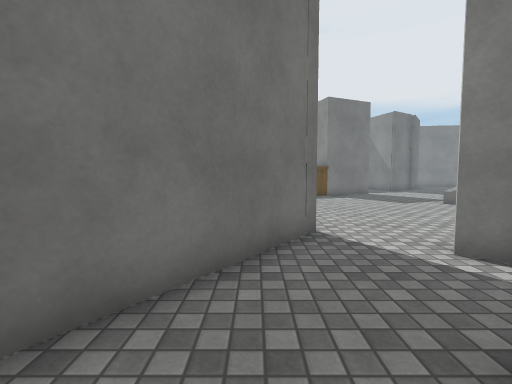
[1] (above)

24 first-person views from a walk through a 3-D level made in the Unity game engine. The camera is 1.3 m above the floor, tilts 4° down and sees 85° across. The floor is counted in squares, 1 m on a side. Each view is taken from the middle of a square. On the plan, view 1 faces up. The plan holds only what a view shows up to about 13 squares ahead; the rest is blank. The player is left out. Some surface patterns are stand-ins.

[2]
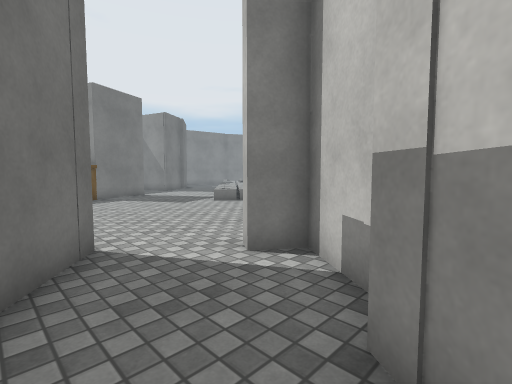

[3]
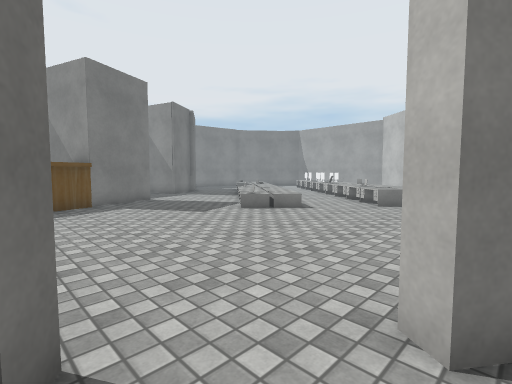

[4]
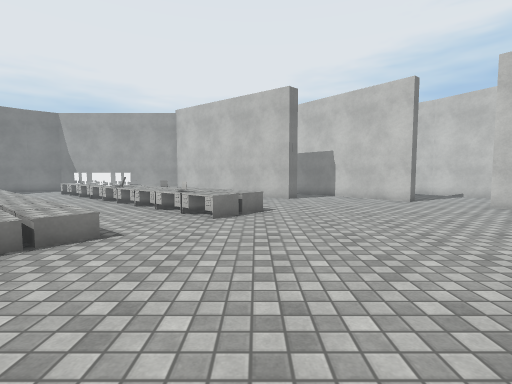

[5]
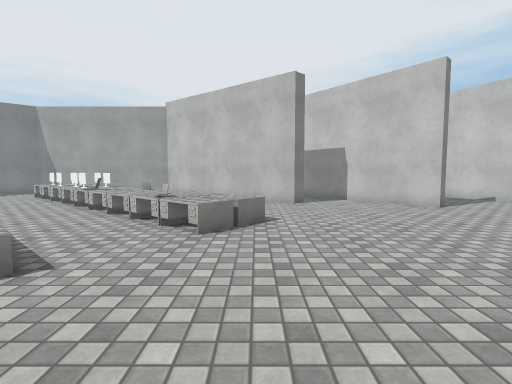

[6]
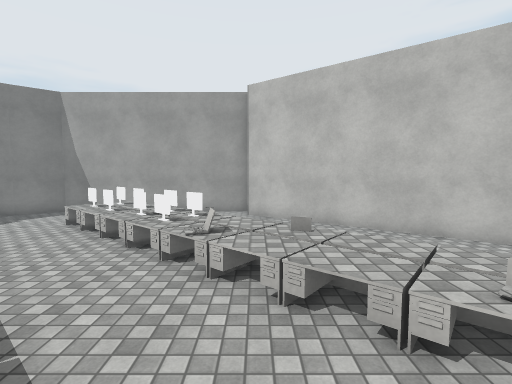

[7]
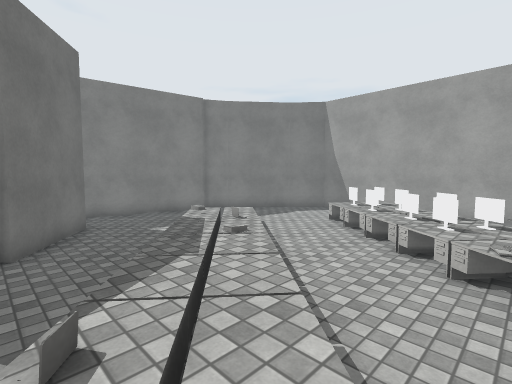

[8]
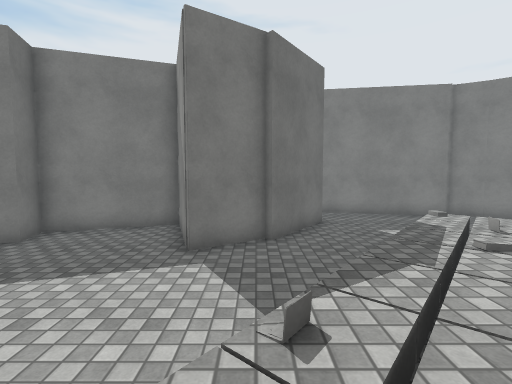

[9]
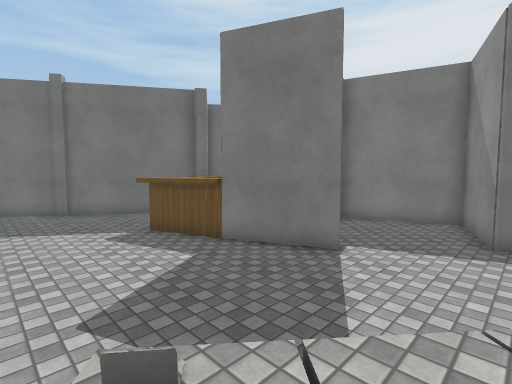

[10]
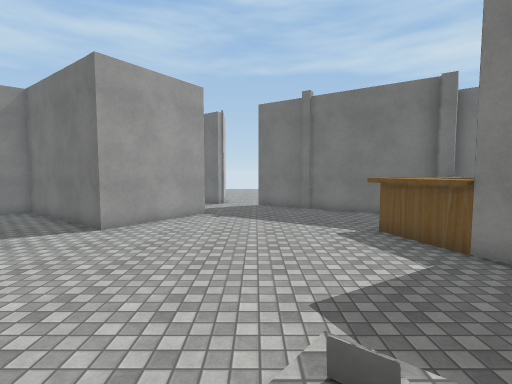

[11]
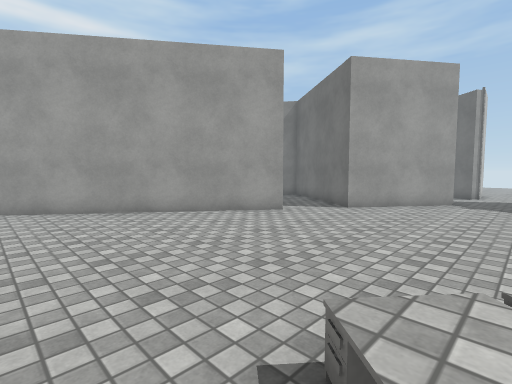

[12]
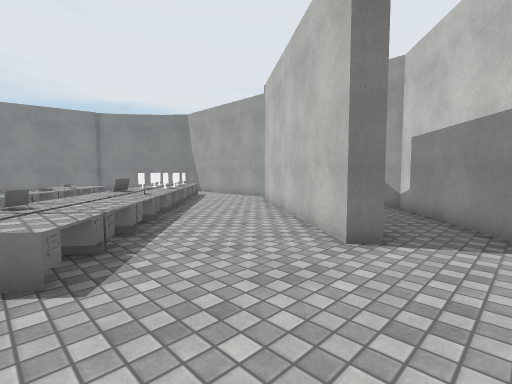

[13]
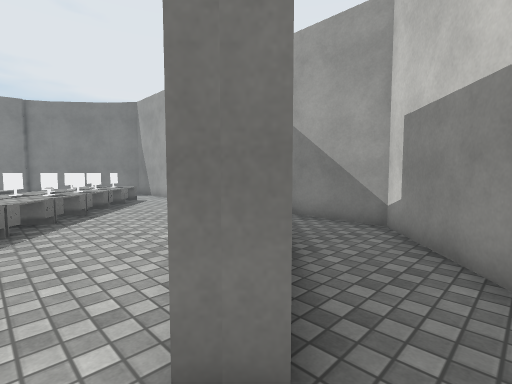

[14]
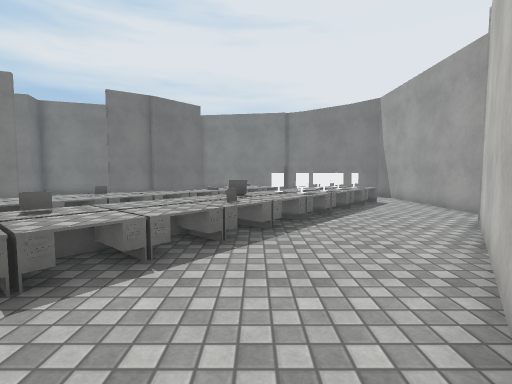

[15]
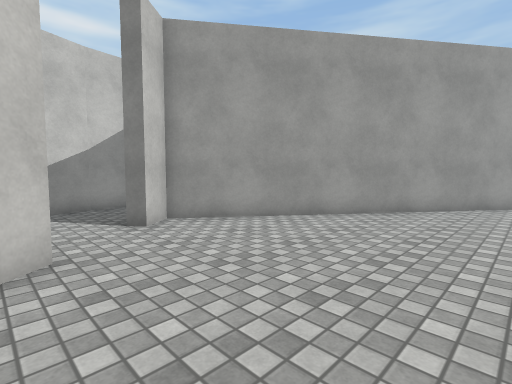

[16]
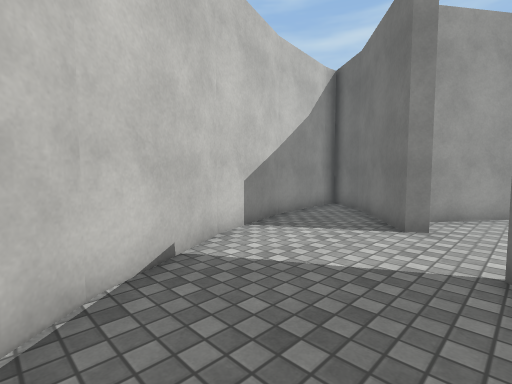

[17]
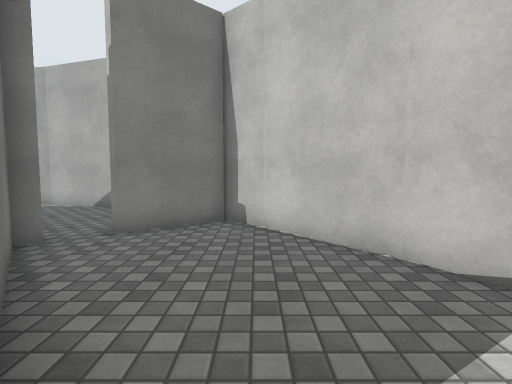

[18]
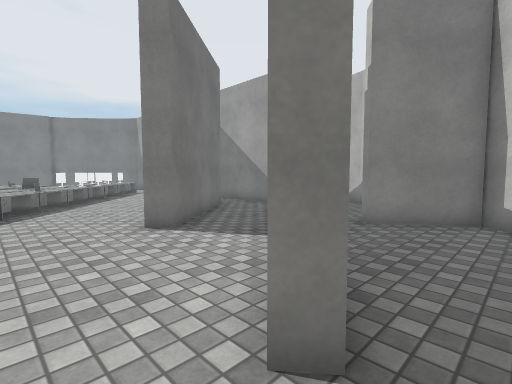

[19]
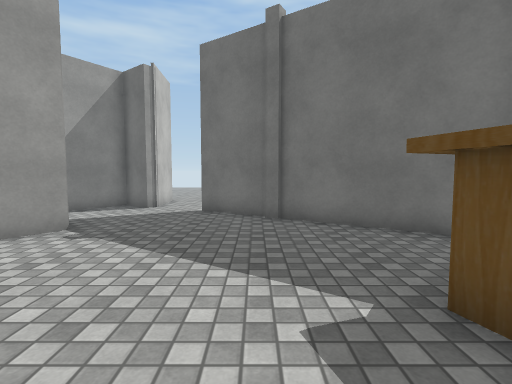

[20]
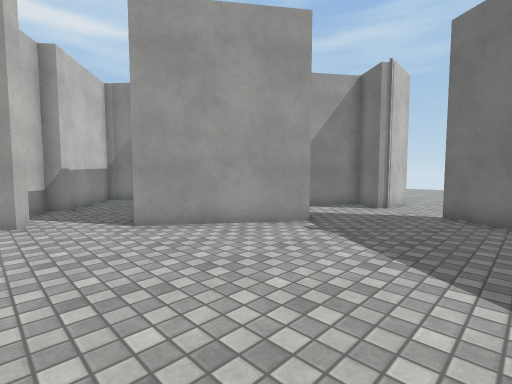

[21]
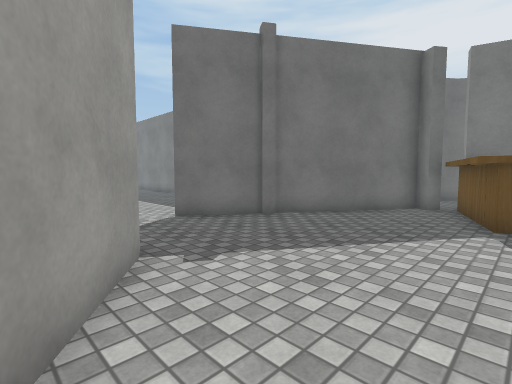

[22]
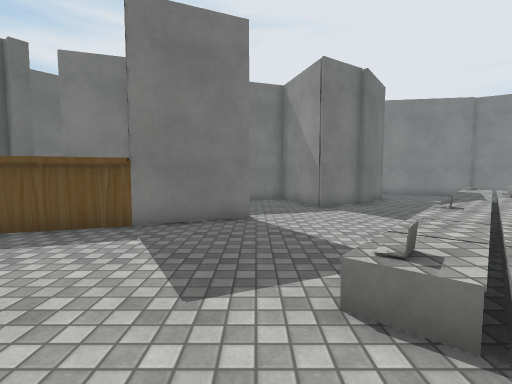

[23]
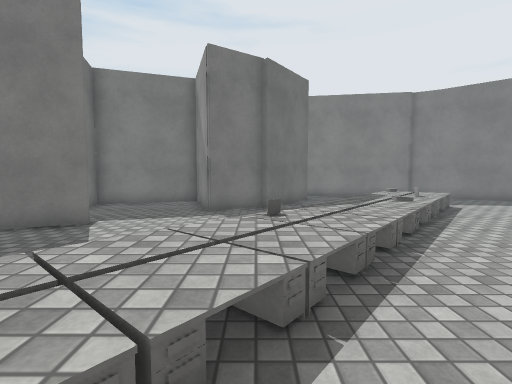

[24]
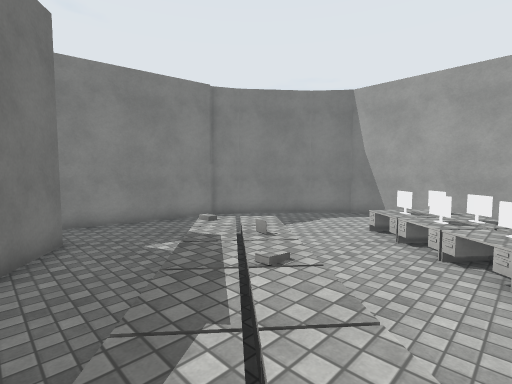

### Floor plan
Key: @ floor where view 1 was taken; # wall or solid block; . floor; / step, stairs or slope; L laptop; E desk; C computer; O other object.
Columns run from 10 left of view 1 to 24 right of it. Each row starts with its distance up from view 1.
 26                         ###
 25                         ..######
 24                         .......##
 23                  ###  ##........##
 22               ####.#  #...O .....##
 21               #....####...   .....#
 20               #....##....////.....#
 19                .........////......#
 18          #O     .......////...EC..#
 17         # OOO   #...../ //...ECOE.#
 16        ##..OOO###..... //....CCE..#
 15        #...OOO....... ///...ECE...#
 14       ##............ ///...ECC....#
 13 ..   ##............////...LLEE....#
 12 .... #............////...EEEE....##
 11   ...#............///...EELL....##
 10 .......................LLEE....##
  9 .###...................LEE.....#..#
  8   #.... ##............EEE.....###.#
  7   ##..   ##............EE....###..#
  6    ##     ##................##...##
  5           ##................#...##
  4          ##..##................##
  3          #....###.............##.
  2        ###..### ##...........##.#
  1        #....#    ###.......###..##
  0        ##.@##      ##......#.....#
 -1           ##        ##...........#
 -2                      ####.......##
 -3                       ##.......##
 -4                      ##......###
 -5                      #....####
 -6                      ######

Where each view was taken, in squares from view 1:
view 1: 0 up, 0 right, facing up
view 2: 1 up, 0 right, facing up-right
view 3: 4 up, 1 right, facing up-right
view 4: 7 up, 4 right, facing right
view 5: 7 up, 6 right, facing right
view 6: 12 up, 11 right, facing right
view 7: 13 up, 11 right, facing up-right
view 8: 13 up, 11 right, facing up
view 9: 11 up, 10 right, facing up-left
view 10: 11 up, 10 right, facing left
view 11: 11 up, 11 right, facing down-left
view 12: 3 up, 13 right, facing up-right
view 13: 4 up, 17 right, facing up-right
view 14: 5 up, 17 right, facing up
view 15: 5 up, 17 right, facing down-left
view 16: 0 up, 21 right, facing down-left
view 17: 1 down, 16 right, facing right
view 18: 1 down, 15 right, facing up-right
view 19: 13 up, 4 right, facing left
view 20: 13 up, 4 right, facing down-left
view 21: 7 up, 2 right, facing up-left
view 22: 9 up, 7 right, facing up
view 23: 10 up, 11 right, facing up
view 24: 15 up, 12 right, facing up-right
